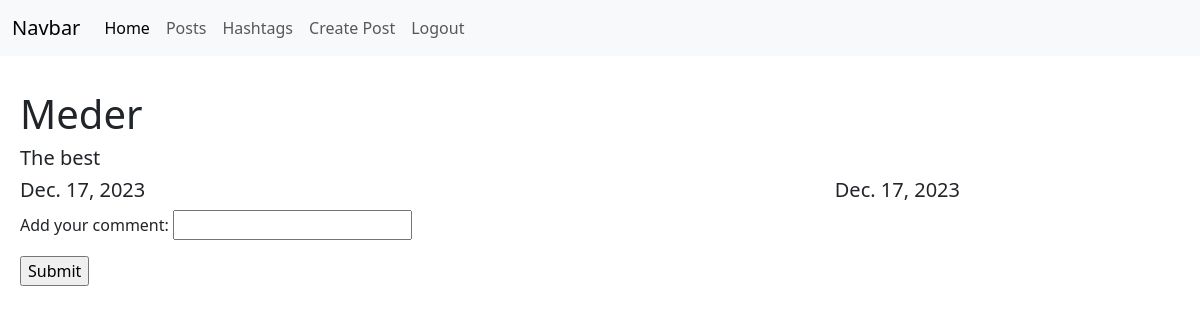
Page /posts/2/ on the committed database.
### posts/models.py (models this page shows)
class Post(models.Model):
    author = models.ForeignKey(User, on_delete=models.CASCADE, null=True)
    image = models.ImageField(blank=True, null=True)
    title = models.CharField(max_length=255)
    description = models.TextField()
    rate = models.FloatField()
    created_date = models.DateField(auto_now=True)
    modified_date = models.DateField(auto_now_add=True)
    hashtags = models.ManyToManyField(Hashtag)

### posts/views.py (the view, shortened to what this page needs)
# urls.py: path('posts/<int:id>/', post_detail_view),
def post_detail_view(request, id):
    if request.method == 'GET':
        post = Post.objects.get(id=id)
        comments = post.comment_set.all()
        hashtags = post.hashtags.all()
        print(comments)
        context = {
            'post': post,
            'comments': comments,
            'hashtags': hashtags,
            'comment_form': CommentCreateForm
        }
        return render(request, 'posts/detail.html', context=context)

### templates/posts/detail.html (shortened to what this page needs)
{%extends 'layouts/index.html' %}
{% block content%}
    <div class='post_block'>
        <div style='display: flex; justify-content: space-between'>
            <h1>{{post.title}}</h1>
        </div>
        <h5>{{post.description}}</h5>
        <div class='dates'>
            <h5>{{post.created_date}}</h5>
            <h5>{{post.modified_date}}</h5>
        </div>
        <form action='/posts/{{post.id}}/' method='post'>
            {{comment_form.as_p}}
            <input type='submit'>
        </form>
{% endblock %}

### templates/posts/detail.html (style rules this page uses)
.post_block { width: 80%; padding: 10px; margin-left: 10px; }
.dates { display: flex; justify-content: space-between; }

### rows in the picture
Post: title "Meder", description "The best", created_date "Dec. 17, 2023", modified_date "Dec. 17, 2023"
